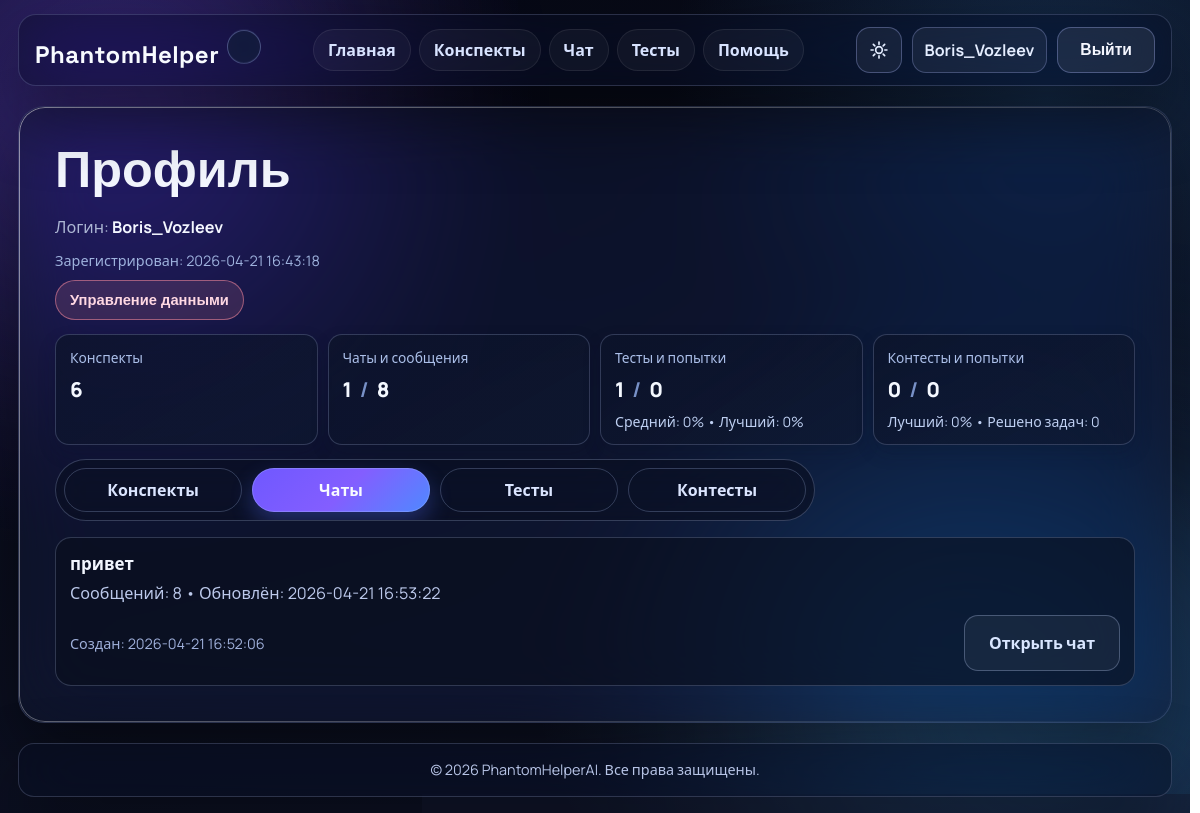
/profile?tab=chats (signed in), run on an earlier commit of the app's database.
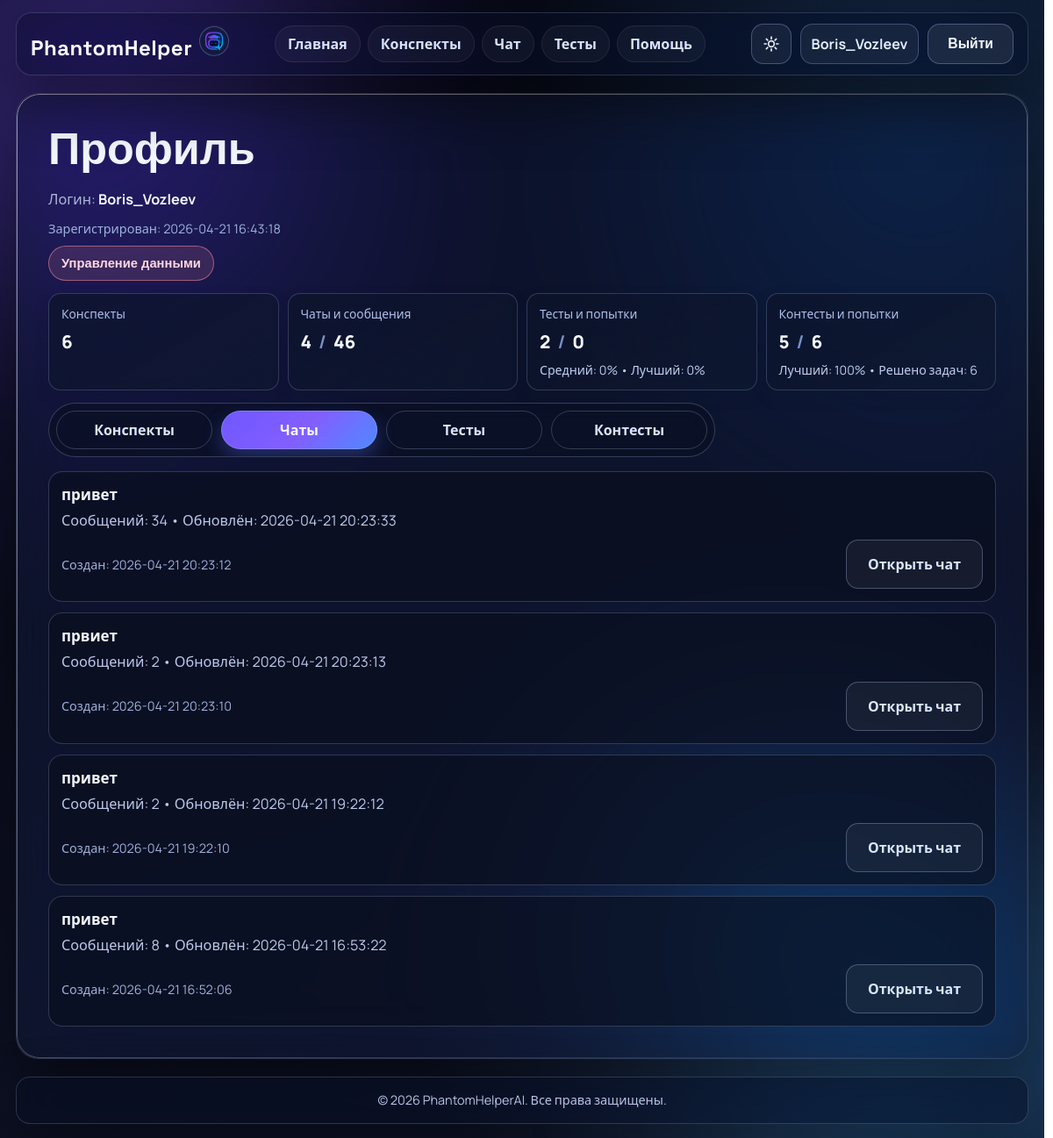
And on a later commit of the database.
### tables this page shows
CREATE TABLE users (
            id INTEGER PRIMARY KEY AUTOINCREMENT,
            username TEXT NOT NULL UNIQUE,
            password_hash TEXT NOT NULL,
            created_at TEXT NOT NULL DEFAULT CURRENT_TIMESTAMP
        );

CREATE TABLE chat_threads (
            id INTEGER PRIMARY KEY AUTOINCREMENT,
            user_id INTEGER NOT NULL,
            title TEXT NOT NULL,
            created_at TEXT NOT NULL DEFAULT CURRENT_TIMESTAMP,
            updated_at TEXT NOT NULL DEFAULT CURRENT_TIMESTAMP,
            is_archived INTEGER NOT NULL DEFAULT 0, summary_id INTEGER,
            FOREIGN KEY (user_id) REFERENCES users(id) ON DELETE CASCADE
        );

### app.py (the view)
@app.route('/profile', methods=['GET'])
@login_required
def profile():
    tab = (request.args.get('tab') or 'summaries').strip().lower()
    if tab not in {'summaries', 'chats', 'tests', 'contests'}:
        tab = 'summaries'
    user_id = current_user_id()
    deleted = str(request.args.get("deleted", "")).strip() == "1"
    delete_error = str(request.args.get("delete_error", "")).strip() == "1"
    contests_rows = get_profile_contests(user_id)
    contests = [serialize_contest_row(row) for row in contests_rows]
    return render_template(
        'profile.html',
        active_tab=tab,
        deleted=deleted,
        delete_error=delete_error,
        profile_stats=get_profile_stats(user_id),
        summaries=get_profile_summaries(user_id),
        chats=get_profile_chat_threads(user_id),
        tests=get_profile_tests(user_id),
        contests=contests,
    )

### app.py (called while the page is built, shortened)
def collapse_spaces(value):
    return re.sub(r"\s+", " ", (value or "")).strip()

def to_moscow_time(value):
    raw = collapse_spaces(str(value or ""))
    if not raw:
        return raw
    parsed = None
    for fmt in ("%Y-%m-%d %H:%M:%S.%f", "%Y-%m-%d %H:%M:%S"):
        try:
            parsed = datetime.strptime(raw, fmt)
            break
        except ValueError:
            continue
    if parsed is None:
        return raw
    parsed_utc = parsed.replace(tzinfo=timezone.utc)
    return parsed_utc.astimezone(MOSCOW_TZ).strftime("%Y-%m-%d %H:%M:%S")

def row_to_dict_with_moscow(row, fields=("created_at", "updated_at", "last_attempt_at", "best_attempt_at")):
    if row is None:
        return None
    data = dict(row)
    for field in fields:
        if field in data and data[field]:
            data[field] = to_moscow_time(data[field])
    return data

def rows_to_dicts_with_moscow(rows, fields=("created_at", "updated_at", "last_attempt_at", "best_attempt_at")):
    return [row_to_dict_with_moscow(row, fields=fields) for row in (rows or [])]

def normalize_contest_difficulty_label(value):
    raw = collapse_spaces(str(value or "")).lower()
    if not raw:
        return "средний"
    numeric_map = {
        "1": "очень легкий",
        "2": "легкий",
        "3": "ниже среднего",
        "4": "средний",
        "5": "средний+",
        "6": "выше среднего",
        "7": "сложный",
        "8": "очень сложный",
        "9": "предолимпиадный",
        "10": "олимпиадный",
    }
    if raw in numeric_map:
        return numeric_map[raw]

def get_db():
    if "db" not in g:
        g.db = sqlite3.connect(app.config["DATABASE"])
        g.db.row_factory = sqlite3.Row
        g.db.execute("PRAGMA foreign_keys = ON")
    return g.db

def get_user_by_id(user_id):
    row = get_db().execute(
        "SELECT id, username, created_at FROM users WHERE id = ?",
        (user_id,)
    ).fetchone()
    return row_to_dict_with_moscow(row, fields=("created_at",))

def current_user_id():
    user = g.get("current_user")
    return int(user["id"]) if user else None

def login_required(view):
    @wraps(view)
    def wrapped_view(*args, **kwargs):
        if g.get("current_user") is not None:
            return view(*args, **kwargs)
    return wrapped_view

@app.context_processor
def inject_current_user():
    return {"current_user": g.get("current_user")}

### templates/profile.html (shortened to what this page needs)
{% extends "base.html" %}
{% block content %}
<section class="page-card glass-card container profile-page">
    <div class="profile-head">
        <h1 class="page-title no-copy">Профиль</h1>
        <div class="profile-head-meta">
            <p class="profile-lead">Логин: <strong>{{ current_user["username"] }}</strong></p>
            <p class="profile-head-note">Зарегистрирован: {{ current_user["created_at"] }}</p>
            <button type="button" id="openProfileDataModal" class="profile-data-btn">Управление данными</button>
        </div>
    </div>
    <section class="profile-stats">
        <article class="profile-stat-card">
            <p class="profile-stat-label">Конспекты</p>
            <p class="profile-stat-value">{{ profile_stats["summaries_count"] }}</p>
        </article>
        <article class="profile-stat-card">
            <p class="profile-stat-label">Чаты и сообщения</p>
            <p class="profile-stat-value profile-stat-value--combo">
                <span>{{ profile_stats["chat_threads_count"] }}</span>
                <span class="profile-stat-slash">/</span>
                <span>{{ profile_stats["chat_messages_count"] }}</span>
            </p>
        </article>
        <article class="profile-stat-card">
            <p class="profile-stat-label">Тесты и попытки</p>
            <p class="profile-stat-value profile-stat-value--combo">
                <span>{{ profile_stats["tests_count"] }}</span>
                <span class="profile-stat-slash">/</span>
                <span>{{ profile_stats["test_attempts_count"] }}</span>
            </p>
            <p class="profile-stat-meta">Средний: {{ profile_stats["test_avg_score"] }}% • Лучший: {{ profile_stats["test_best_score"] }}%</p>
        </article>
        <article class="profile-stat-card">
            <p class="profile-stat-label">Контесты и попытки</p>
            <p class="profile-stat-value profile-stat-value--combo">
                <span>{{ profile_stats["contests_count"] }}</span>
                <span class="profile-stat-slash">/</span>
                <span>{{ profile_stats["contest_attempts_count"] }}</span>
            </p>
            <p class="profile-stat-meta">Лучший: {{ profile_stats["contest_best_score"] }}% • Решено задач: {{ profile_stats["contest_solved_total"] }}</p>
        </article>
    </section>
    <div class="profile-tabs" id="profileTabs" data-active-tab="{{ active_tab }}">
        <a href="{{ url_for('profile', tab='summaries') }}" class="profile-tab {% if active_tab == 'summaries' %}is-active{% endif %}" data-profile-tab="summaries" role="tab" aria-selected="{{ 'true' if active_tab == 'summaries' else 'false' }}">
            Конспекты
        </a>
        <a href="{{ url_for('profile', tab='chats') }}" class="profile-tab {% if active_tab == 'chats' %}is-active{% endif %}" data-profile-tab="chats" role="tab" aria-selected="{{ 'true' if active_tab == 'chats' else 'false' }}">
            Чаты
        </a>
        <a href="{{ url_for('profile', tab='tests') }}" class="profile-tab {% if active_tab == 'tests' %}is-active{% endif %}" data-profile-tab="tests" role="tab" aria-selected="{{ 'true' if active_tab == 'tests' else 'false' }}">
            Тесты
        </a>
        <a href="{{ url_for('profile', tab='contests') }}" class="profile-tab {% if active_tab == 'contests' %}is-active{% endif %}" data-profile-tab="contests" role="tab" aria-selected="{{ 'true' if active_tab == 'contests' else 'false' }}">
            Контесты
        </a>
    </div>
    <div class="profile-panels">
        <section class="profile-panel {% if active_tab == 'chats' %}is-active{% endif %}" data-profile-panel="chats" aria-hidden="{{ 'false' if active_tab == 'chats' else 'true' }}">
            <div class="profile-list">
            {% if chats %}
                {% for item in chats %}
                    <article class="profile-item">
                        <h3 class="profile-item-title">{{ item["title"] }}</h3>
                        <p class="profile-item-meta">Сообщений: {{ item["message_count"] }} • Обновлён: {{ item["updated_at"] }}</p>
                        <div class="profile-item-actions">
                            <span class="profile-date">Создан: {{ item["created_at"] }}</span>
                            <a class="secondary-btn" href="{{ url_for('chat', thread_id=item['id']) }}">Открыть чат</a>
                        </div>
                    </article>
                {% endfor %}
            {% else %}
                <p class="profile-empty">Пока нет диалогов. Откройте раздел «Чат», чтобы начать первый разговор.</p>
            {% endif %}
            </div>
        </section>
    </div>
</section>
{% endblock %}

### templates/base.html (shortened to what this page needs)
<!DOCTYPE html>
<html lang="ru">
<head>
    <link rel="stylesheet" href="{{ url_for('static', filename='css/style.css') }}">
    <link rel="stylesheet" href="https://cdn.jsdelivr.net/npm/katex@0.16.11/dist/katex.min.css">
    <link rel="stylesheet" href="https://cdn.jsdelivr.net/npm/codemirror@5.65.16/lib/codemirror.min.css">
    <link rel="stylesheet" href="https://cdn.jsdelivr.net/npm/codemirror@5.65.16/theme/material-darker.min.css">
    <link rel="stylesheet" href="https://cdn.jsdelivr.net/npm/codemirror@5.65.16/theme/eclipse.min.css">
    <link rel="stylesheet" id="hljsThemeDark" href="https://cdn.jsdelivr.net/gh/highlightjs/cdn-release@11.11.1/build/styles/darcula.min.css">
    <link rel="stylesheet" id="hljsThemeLight" href="https://cdn.jsdelivr.net/gh/highlightjs/cdn-release@11.11.1/build/styles/idea.min.css">
</head>
<body>
    <div class="app-bg-orb orb-a"></div>
    <div class="app-bg-orb orb-b"></div>
    <header class="site-header">
        <div class="header-inner">
            <div class="logo-group">
                <a href="/" class="logo">
                    <span class="logo-text">PhantomHelper</span>
                </a>
                <button type="button" class="logo-mark assistant-profile-trigger" data-assistant-profile-trigger aria-label="Открыть профиль AI-ассистента" title="Профиль AI-ассистента">
                    <img src="{{ url_for('static', filename='images/logo.png') }}" alt="" class="assistant-logo-image" loading="eager" decoding="async">
                </button>
            </div>
            <nav class="site-nav-inline">
                <ul class="nav-list">
                    <li><a href="/">Главная</a></li>
                    <li><a href="/make_summary">Конспекты</a></li>
                    <li><a href="/chat">Чат</a></li>
                    <li><a href="/make_test">Тесты</a></li>
                    <li><a href="/help">Помощь</a></li>
                </ul>
            </nav>
            <div class="header-actions">
                <button type="button" class="theme-toggle" id="themeToggle" aria-label="Переключить тему">
                    <span class="theme-icon theme-icon-sun" aria-hidden="true">
                    </span>
                </button>
                {% if current_user %}
                    <a href="{{ url_for('profile') }}" class="user-chip" aria-label="Открыть профиль">{{ current_user["username"] }}</a>
                    <form method="post" action="{{ url_for('logout') }}" class="header-auth-form">
                        <button type="submit" class="nav-cta nav-cta-secondary">Выйти</button>
                    </form>
                {% else %}
                    <a href="{{ url_for('login') }}" class="nav-cta">Войти</a>
                    <a href="{{ url_for('register') }}" class="nav-cta nav-cta-secondary">Регистрация</a>
                {% endif %}
            </div>
        </div>
    </header>
    <main class="page-shell">
        {% block content %}{% endblock %}
    </main>
    <footer class="site-footer">
        <p>&copy; 2026 PhantomHelperAI. Все права защищены.</p>
    </footer>
</body>
</html>

What changed in the data, as far as the page shows it:
added chat_threads: title "привет", message_count "34", updated_at "2026-04-21 20:23:33", created_at "2026-04-21 20:23:12"
added chat_threads: title "првиет", message_count "2", updated_at "2026-04-21 20:23:13", created_at "2026-04-21 20:23:10"
added chat_threads: title "привет", message_count "2", updated_at "2026-04-21 19:22:12", created_at "2026-04-21 19:22:10"
Also different on the page:
{{ profile_stats["chat_threads_count"] }}: "1" → "4"
{{ profile_stats["chat_messages_count"] }}: "8" → "46"
{{ profile_stats["tests_count"] }}: "1" → "2"
{{ profile_stats["contests_count"] }}: "0" → "5"
{{ profile_stats["contest_attempts_count"] }}: "0" → "6"
{{ profile_stats["contest_best_score"] }}: "0" → "100"
{{ profile_stats["contest_solved_total"] }}: "0" → "6"
